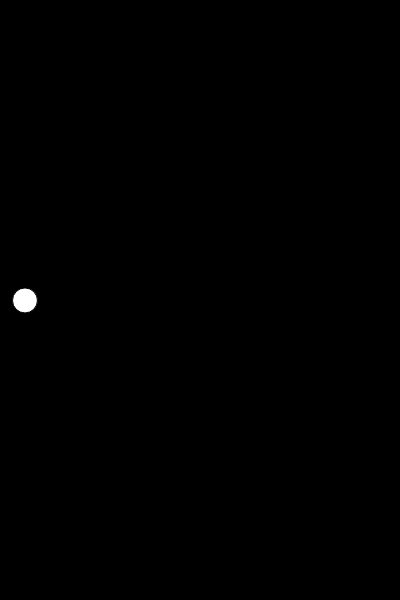
Frame 1 (no input)
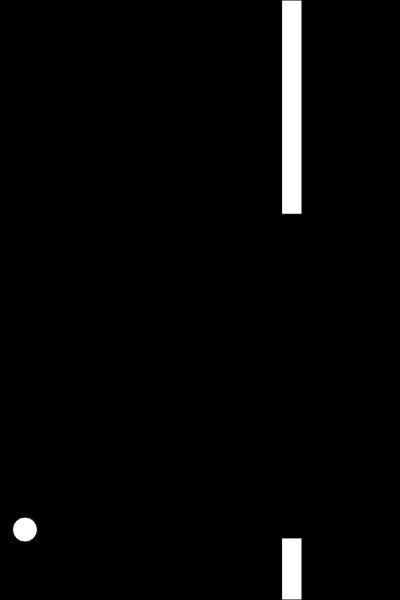
Frame 60 (no input)
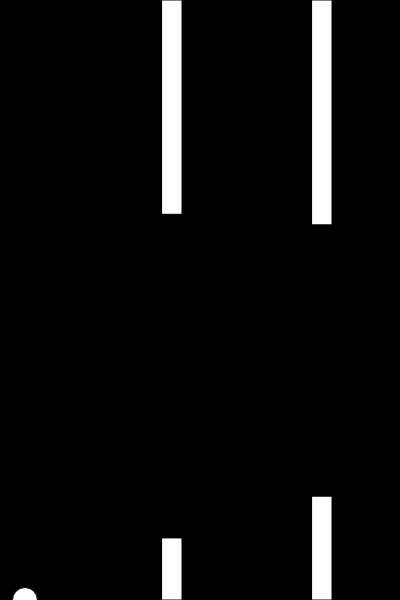
Frame 120 (the mouse pressed at the canvas centre since frame 60)

The p5.js sketch that drew these frames (run headless with seeded random() and noise() and a simulated clock; from frame 60 on, the mouse is pressed at the canvas centre):

// p5.js sketch
// ── sketch.js
var bird;
var pipes = [];
function setup() {
    createCanvas(400, 600);
    bird = new Bird();
    pipes.push(new Pipe());
  }
  

function draw() {
    background(0);

    for (var i = pipes.length-1; i >= 0; i--) {
        pipes[i].show();
        pipes[i].update();
        
        if (pipes[i].hits(bird)){
            console.log("HIT");
        }
        
    
        if (pipes[i].offscreen()) {
          pipes.splice(i, 1);
        }
      }
    
    bird.update();
    bird.show();

    if (frameCount % 75 == 0) {
        pipes.push(new Pipe());
    }
}
    
function keyPressed() {
    if (key == ' ') {
    bird.up();
    
    }
}
// ── bird.js
function Bird(){
    this.y = height/2;
    this.x = 25;
    
    this.gravity =.5;
    this.lift = -10;
    this.velocity = 0;

    this.show = function() {
        fill(255);
        ellipse(this.x,this.y,25,25); 
    }

    this.update = function() {
        this.velocity += this.gravity;
        this.velocity *= .9;
        this.y += this.velocity;

        if (this.y > height) {
            this.y = height;
            this.velocity=0;
        }
        if (this.y < 0) {
            this.y = 0;
            this.velocity=0;
        }
    }

    this.up = function(){
        this.velocity += this.lift;
    }
}
// ── pipe.js
function Pipe() {
    this.top = random(height/2);
    this.bottom = random(height/2);
    this.x = width;
    this.w = 20;
    this.speed = 2;
    this.highlight = false;

    this.hits = function(bird) {
        if (bird.y < this.top || bird.y > height - this.bottom) {
            if (bird.x > this.x && bird.x < this.x + this.w) {
                this.highlight = true;
                return 1;
            }
        }
        return 0;
    }
   
    this.show = function (){
        fill(255);
        if (this.highlight == true) {
            fill(255,0,0);
        }
        rect(this.x, 0,this.w,this.top);
        rect(this.x, height - this.bottom,this.w,this.bottom);
    }

    this.update = function() {
        this.x -= this.speed;
    }

    this.offscreen = function() {
        return this.x < -this.w;
    }
}
